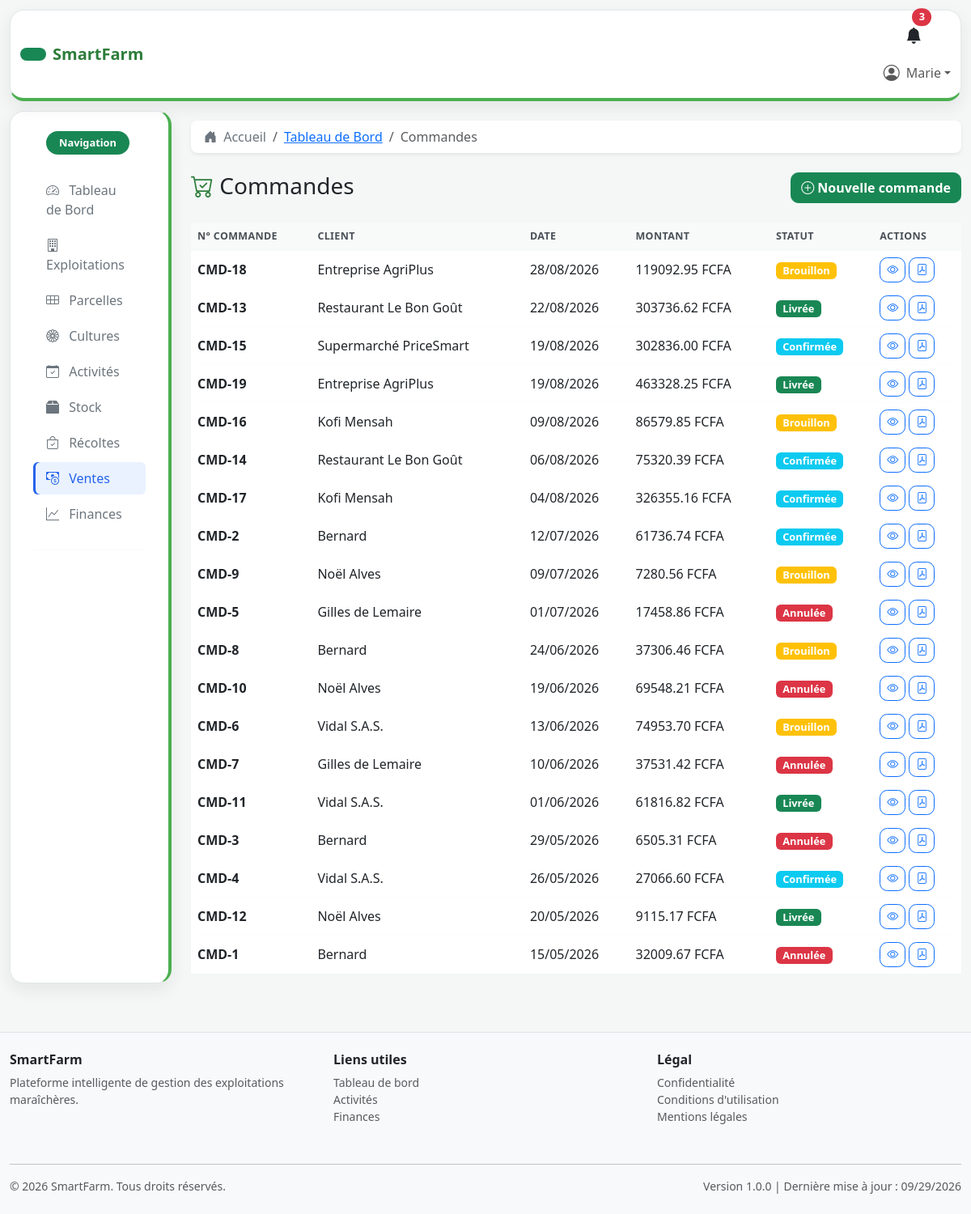
Before: /ventes/commandes/ (signed in) with the older database file.
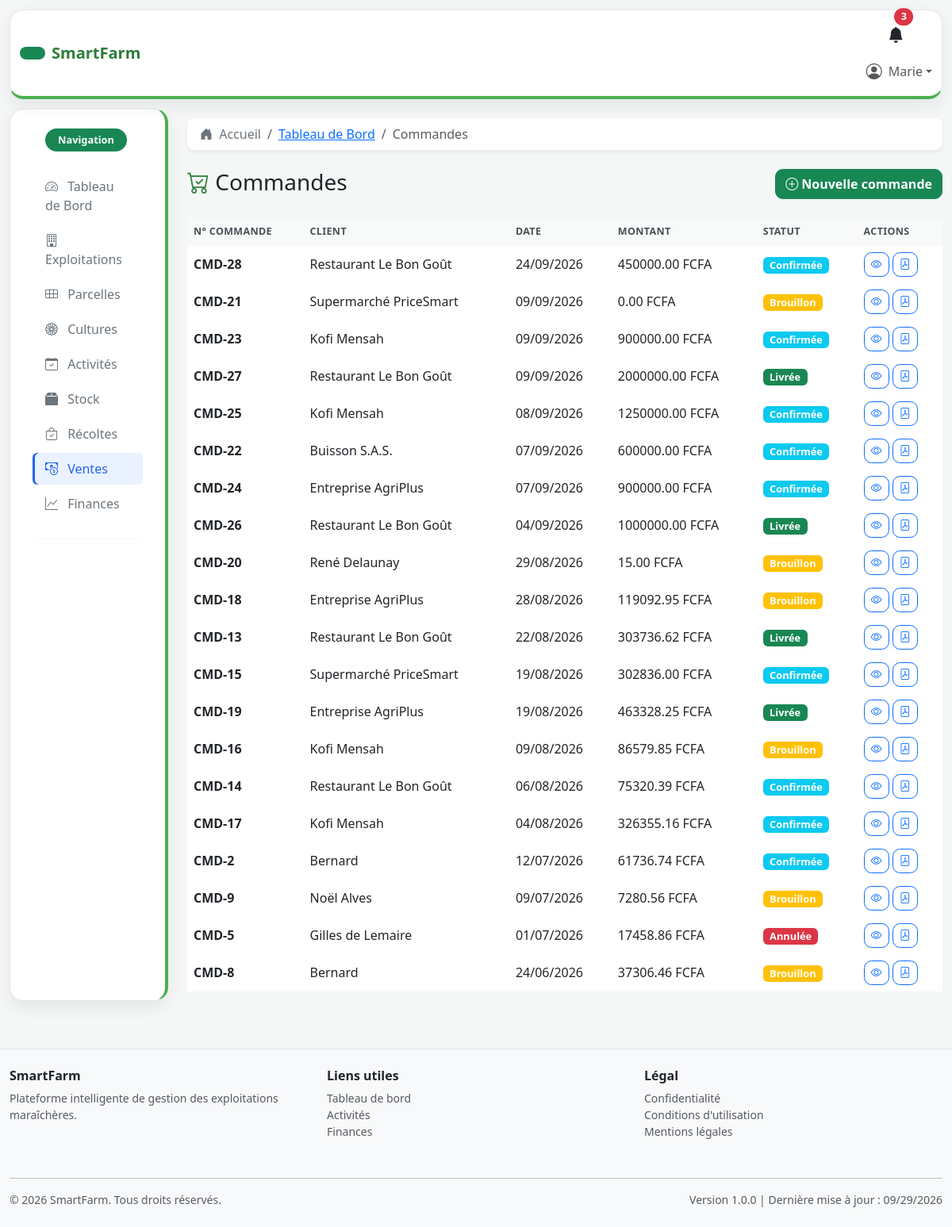
After: the same page with the newer database file.
### ventes/models.py (models this page shows, shortened)
class VENTE(models.Model):
    STATUT_CHOICES = [
        ('brouillon', 'Brouillon'),
        ('confirmee', 'Confirmée'),
        ('livree', 'Livrée'),
        ('annulee', 'Annulée'),
    ]
    client = models.ForeignKey(
        Client,
        on_delete=models.SET_NULL,
        null=True,
        blank=True,
        related_name='ventes',
        help_text="Client de la vente"
    )
    description = models.TextField(blank=True, help_text="Description de la vente")
    statut = models.CharField(max_length=20, choices=STATUT_CHOICES, default='brouillon', help_text="Statut de la commande")
    total = models.DecimalField(max_digits=12, decimal_places=2, default=0, help_text="Montant total de la vente")
    date_commande = models.DateField(help_text="Date de la commande")
    date_creation = models.DateTimeField(auto_now_add=True, help_text="Date de création")
    date_modification = models.DateTimeField(auto_now=True, help_text="Date de dernière modification")
    responsable = models.ForeignKey(
        User,
        on_delete=models.SET_NULL,
        null=True,
        blank=True,
        related_name='ventes',
        help_text="Responsable de la vente"
    )
    class Meta:
        ordering = ['-date_commande', '-date_creation']
        verbose_name = 'Vente'
        verbose_name_plural = 'Ventes'

class Client(models.Model):
    TYPE_CLIENT_CHOICES = [
        ('restaurant', 'Restaurant'),
        ('commerce', 'Commerce'),
        ('particulier', 'Particulier'),
        ('entreprise', 'Entreprise'),
    ]
    nom = models.CharField(max_length=200, help_text="Nom du client")
    type_client = models.CharField(
        max_length=50,
        choices=TYPE_CLIENT_CHOICES,
        default='particulier',
        help_text="Type de client"
    )
    email = models.EmailField(blank=True, help_text="Email du client")
    telephone = models.CharField(max_length=20, blank=True, help_text="Téléphone du client")
    adresse = models.TextField(blank=True, help_text="Adresse du client")
    code_postal = models.CharField(max_length=20, blank=True, help_text="Code postal")
    ville = models.CharField(max_length=100, blank=True, help_text="Ville")
    date_creation = models.DateTimeField(auto_now_add=True, help_text="Date de création")
    class Meta:
        ordering = ['nom']
        verbose_name = 'Client'
        verbose_name_plural = 'Clients'
    def __str__(self):
        return self.nom

### ventes/views.py (the view)
# urls.py: path('commandes/', views.CommandeListView.as_view(), name='commandes_liste'),
class CommandeListView(LoginRequiredMixin, ListView):
    model = VENTE
    template_name = 'commandes/liste.html'
    context_object_name = 'commandes'
    paginate_by = 20
    def get_queryset(self):
        queryset = VENTE.objects.select_related('client', 'responsable').all()
        recherche = self.request.GET.get('q')
        statut = self.request.GET.get('statut')
        if statut:
            queryset = queryset.filter(statut=statut)
        if recherche:
            queryset = queryset.filter(
                models.Q(client__nom__icontains=recherche)
                | models.Q(description__icontains=recherche)
            )
        return queryset.order_by('-date_commande')

### templates/commandes/liste.html (shortened to what this page needs)
{% extends 'base.html' %}
{% load static %}
{% block breadcrumbs %}
    <li class="breadcrumb-item"><a href="{% url 'dashboard:accueil' %}">Tableau de Bord</a></li>
    <li class="breadcrumb-item active">Commandes</li>
{% endblock %}
{% block content %}
<div class="row mb-4">
    <div class="col-md-8">
        <h1 class="h3 mb-0">
            <i class="bi bi-cart-check text-success"></i> Commandes
        </h1>
    </div>
    <div class="col-md-4 text-md-end">
        <a href="{% url 'ventes:commandes_ajouter' %}" class="btn btn-success">
            <i class="bi bi-plus-circle"></i> Nouvelle commande
        </a>
    </div>
</div>
<div class="row">
    <div class="col-md-12">
        <div class="card">
            <div class="table-responsive">
                <table class="table table-hover mb-0">
                    <thead class="table-light">
                        <tr>
                            <th>N° Commande</th>
                            <th>Client</th>
                            <th>Date</th>
                            <th>Montant</th>
                            <th>Statut</th>
                            <th>Actions</th>
                        </tr>
                    </thead>
                    <tbody>
                        {% for commande in commandes %}
                        <tr>
                            <td><strong>CMD-{{ commande.pk }}</strong></td>
                            <td>{{ commande.client|default:"-" }}</td>
                            <td>{{ commande.date_commande|date:'d/m/Y' }}</td>
                            <td>{{ commande.total|floatformat:2 }} FCFA</td>
                            <td><span class="badge {% if commande.statut == 'livree' %}bg-success{% elif commande.statut == 'confirmee' %}bg-info{% elif commande.statut == 'brouillon' %}bg-warning{% else %}bg-danger{% endif %}">{{ commande.get_statut_display }}</span></td>
                            <td>
                                <a href="{% url 'ventes:commandes_detail' commande.pk %}" class="btn btn-sm btn-outline-primary" title="Voir"><i class="bi bi-eye"></i></a>
                                <a href="{% url 'ventes:commandes_facture' commande.pk %}" class="btn btn-sm btn-outline-primary" title="Facture"><i class="bi bi-file-pdf"></i></a>
                            </td>
                        </tr>
                        {% empty %}
                        <tr><td colspan="6" class="text-center text-muted">Aucune commande enregistrée.</td></tr>
                        {% endfor %}
                    </tbody>
                </table>
            </div>
        </div>
    </div>
</div>
{% endblock %}

Changed rows visible on the page:
no longer on this page (row unchanged): VENTE: pk "10", client "Noël Alves", date_commande "19/06/2026", total "69548.21", statut "Annulée"
no longer on this page (row unchanged): VENTE: pk "6", client "Vidal S.A.S.", date_commande "13/06/2026", total "74953.70", statut "Brouillon"
no longer on this page (row unchanged): VENTE: pk "7", client "Gilles de Lemaire", date_commande "10/06/2026", total "37531.42", statut "Annulée"
no longer on this page (row unchanged): VENTE: pk "11", client "Vidal S.A.S.", date_commande "01/06/2026", total "61816.82", statut "Livrée"
no longer on this page (row unchanged): VENTE: pk "3", client "Bernard", date_commande "29/05/2026", total "6505.31", statut "Annulée"
no longer on this page (row unchanged): VENTE: pk "4", client "Vidal S.A.S.", date_commande "26/05/2026", total "27066.60", statut "Confirmée"
no longer on this page (row unchanged): VENTE: pk "12", client "Noël Alves", date_commande "20/05/2026", total "9115.17", statut "Livrée"
no longer on this page (row unchanged): VENTE: pk "1", client "Bernard", date_commande "15/05/2026", total "32009.67", statut "Annulée"
added VENTE: pk "28", client "Restaurant Le Bon Goût", date_commande "24/09/2026", total "450000.00", statut "Confirmée"
added VENTE: pk "21", client "Supermarché PriceSmart", date_commande "09/09/2026", total "0.00", statut "Brouillon"
added VENTE: pk "23", client "Kofi Mensah", date_commande "09/09/2026", total "900000.00", statut "Confirmée"
added VENTE: pk "27", client "Restaurant Le Bon Goût", date_commande "09/09/2026", total "2000000.00", statut "Livrée"
added VENTE: pk "25", client "Kofi Mensah", date_commande "08/09/2026", total "1250000.00", statut "Confirmée"
added VENTE: pk "22", client "Buisson S.A.S.", date_commande "07/09/2026", total "600000.00", statut "Confirmée"
added VENTE: pk "24", client "Entreprise AgriPlus", date_commande "07/09/2026", total "900000.00", statut "Confirmée"
added VENTE: pk "26", client "Restaurant Le Bon Goût", date_commande "04/09/2026", total "1000000.00", statut "Livrée"
added VENTE: pk "20", client "René Delaunay", date_commande "29/08/2026", total "15.00", statut "Brouillon"
